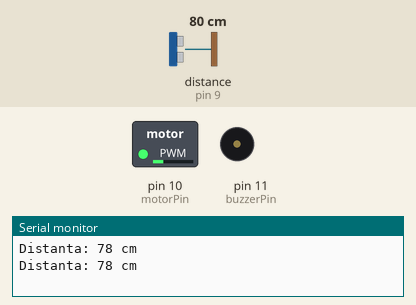
Bench run of a sketch on a simulated Arduino Uno, built with avr-gcc and run on an emulated ATmega328P. Shown: switched loads named in the sketch (green lamp = pin HIGH), buzzer (waves = sounding), the last lines printed to the serial monitor. Wiring (inferred from the names in the program): ultrasonic range finder: trigger pin 8; echo pin 9. Inputs (shaded band) come from the test bench; at power-on: distance to the obstacle (sensor on pin 9) 80 cm. The echo pulse lasts 58.3 µs per cm; pins used as bus, display or sensor lines are not drawn.

Above: at 1.33 s.
1.6 s: distance to the obstacle (sensor on pin 9) set to 35 cm
At 2.7 s:
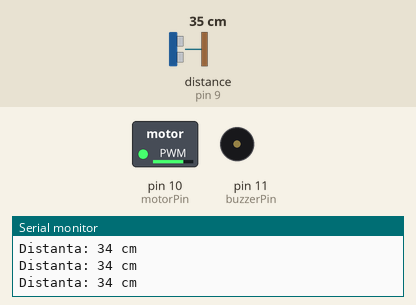
5.1 s: distance to the obstacle (sensor on pin 9) set to 60 cm
At 5.27 s:
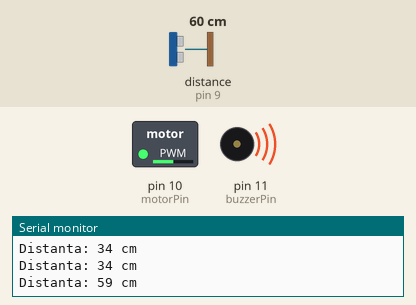
8.6 s: distance to the obstacle (sensor on pin 9) set to 2 cm
At 10.0 s:
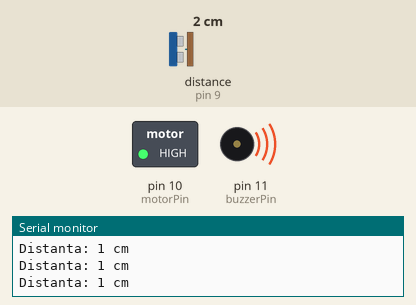
10.3 s: distance to the obstacle (sensor on pin 9) set to 120 cm
At 10.9 s:
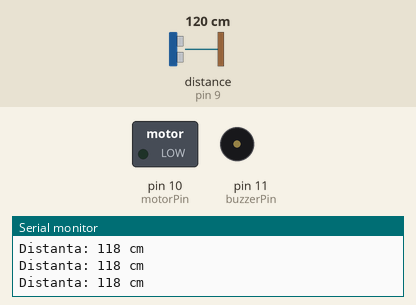
11.8 s: distance to the obstacle (sensor on pin 9) set to 4 cm
At 13.0 s:
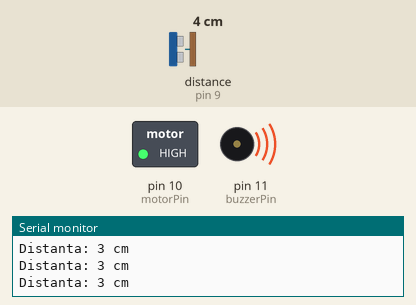
13.3 s: distance to the obstacle (sensor on pin 9) set to 250 cm
At 14.3 s:
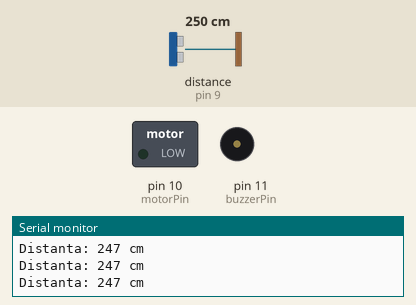
Timing chart, 0 to 15.8 s (numbered marks = the images above; inputs shaded):
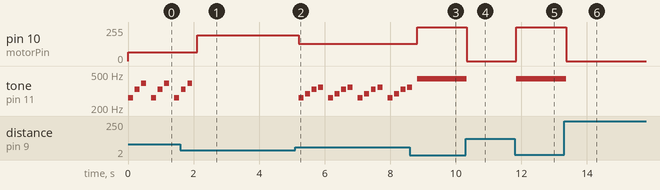

The sketch:

Baston_Ultrasunete_functionalitate.ino
```cpp
// Cod pentru baston inteligent pentru nevăzători
// Utilizează Arduino Uno, senzor HC-SR04, motor vibrator 3V, buzzer, rezistor, tranzistor NPN

// Definirea pinilor pentru senzorul HC-SR04
const int trigPin = 8;
const int echoPin = 9;

// Pinul pentru motorul vibrator și buzzer
const int motorPin = 10;
const int buzzerPin = 11;

// Definirea notelor muzicale în Hz
#define NOTE_C4  262
#define NOTE_D4  294
#define NOTE_E4  330
#define NOTE_F4  349
#define NOTE_G4  392
#define NOTE_A4  440
#define NOTE_B4  494

void setup() {
  // Inițializare pini
  pinMode(trigPin, OUTPUT);
  pinMode(echoPin, INPUT);
  pinMode(motorPin, OUTPUT);
  pinMode(buzzerPin, OUTPUT);

  // Pornire comunicare serială pentru debug
  Serial.begin(9600);
}

void loop() {
  long duration;
  int distance;

  // Trimite un puls ultrasonic
  digitalWrite(trigPin, LOW);
  delayMicroseconds(2);
  digitalWrite(trigPin, HIGH);
  delayMicroseconds(10);
  digitalWrite(trigPin, LOW);


  duration = pulseIn(echoPin, HIGH);


  distance = duration * 0.034 / 2;

  Serial.print("Distanta: ");
  Serial.print(distance);
  Serial.println(" cm");

  // Logica pentru intensitatea vibratiilor si melodiilor prietenoase
  if (distance > 75 && distance <= 100) {

    analogWrite(motorPin, 64);
    playMelodyShort();
  } else if (distance > 50 && distance <= 75) {

    analogWrite(motorPin, 128);
    playMelodyMedium();
  } else if (distance > 25 && distance <= 50) {

    analogWrite(motorPin, 192);
  } else if (distance > 0 && distance <= 25) {

    analogWrite(motorPin, 255);
    tone(buzzerPin, NOTE_A4);
  } else {

    digitalWrite(motorPin, LOW);
    noTone(buzzerPin);
  }


  delay(100);
}

void playMelodyShort() {
  tone(buzzerPin, NOTE_C4, 150);
  delay(200);
  tone(buzzerPin, NOTE_E4, 150);
  delay(200);
  tone(buzzerPin, NOTE_G4, 150);
  delay(200);
  noTone(buzzerPin);
}

void playMelodyMedium() {
  tone(buzzerPin, NOTE_C4, 150);
  delay(200);
  tone(buzzerPin, NOTE_D4, 150);
  delay(200);
  tone(buzzerPin, NOTE_E4, 150);
  delay(200);
  tone(buzzerPin, NOTE_F4, 150);
  delay(200);
  noTone(buzzerPin);
}

void playMelodyLong() {
  tone(buzzerPin, NOTE_C4, 150);
  delay(200);
  tone(buzzerPin, NOTE_E4, 150);
  delay(200);
  tone(buzzerPin, NOTE_G4, 150);
  delay(200);
  tone(buzzerPin, NOTE_A4, 150);
  delay(200);
  tone(buzzerPin, NOTE_B4, 150);
  delay(200);
  tone(buzzerPin, NOTE_C4, 150);
  delay(200);
  noTone(buzzerPin);
}
```

Measured:
- after the input at 1.6 s, pin 10 (motorPin): 64/255 → 192/255 after 0.52 s; tone on pin 11 (buzzerPin): goes on until 2.0 s, then stays silent
- after the input at 5.1 s, pin 10 (motorPin): 192/255 → 128/255 after 0.10 s; tone on pin 11 (buzzerPin): silent → 262 Hz after 0.10 s, then repeats every 0.90 s: silent 0.05 s, 294 Hz 0.15 s, silent 0.05 s, 330 Hz 0.15 s, silent 0.05 s, 349 Hz 0.15 s, silent 0.15 s, 262 Hz 0.15 s
- after the input at 8.6 s, pin 10 (motorPin): 128/255 → 255/255 after 0.22 s
- after the input at 10.3 s, pin 10 (motorPin): 255/255 → 0/255 at once; tone on pin 11 (buzzerPin): 440 Hz → silent at once
- after the input at 11.8 s, pin 10 (motorPin): 0/255 → 255/255 at once; tone on pin 11 (buzzerPin): silent → 440 Hz at once
- after the input at 13.3 s, pin 10 (motorPin): 255/255 → 0/255 after 0.07 s; tone on pin 11 (buzzerPin): 440 Hz → silent after 0.07 s
- by itself, tone on pin 11 (buzzerPin): repeats every 0.71 s: silent 0.05 s, 330 Hz 0.15 s, silent 0.05 s, 392 Hz 0.15 s, silent 0.16 s, 262 Hz 0.15 s
